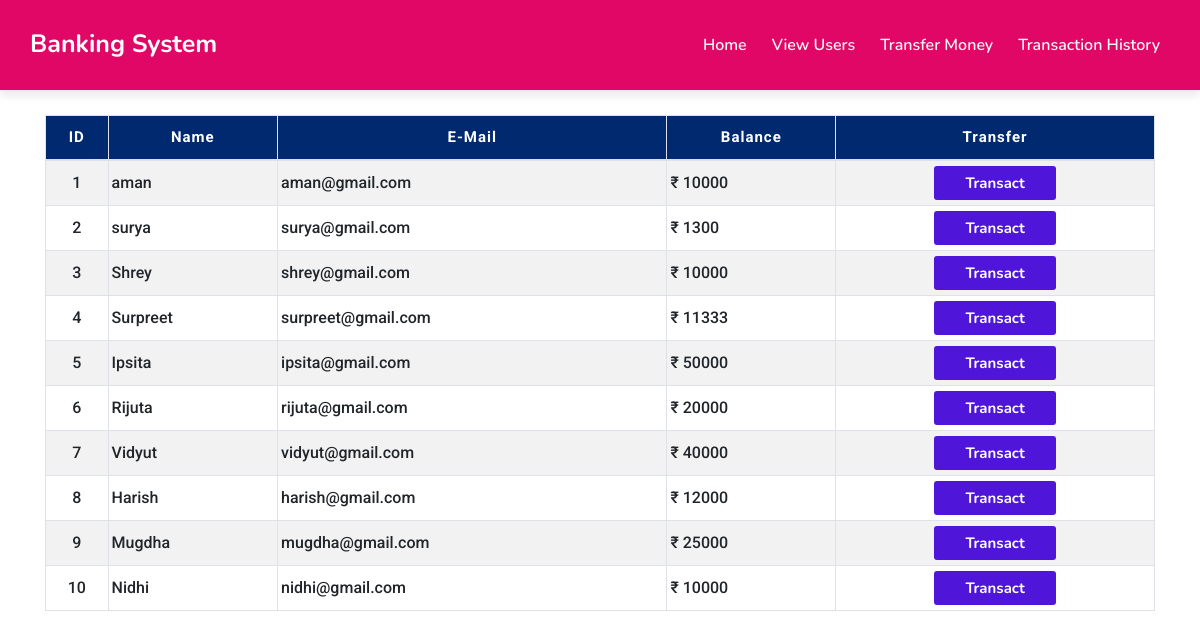
Before: /transfer.php with the older database file.
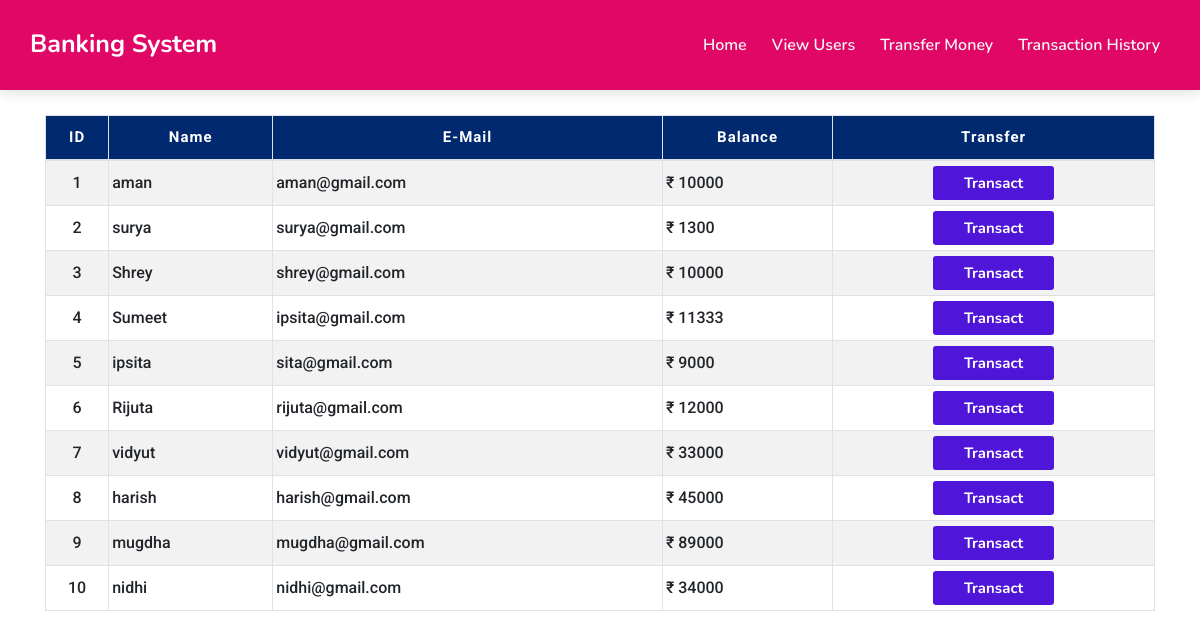
After: the same page with the newer database file.
### tables this page shows
CREATE TABLE `users` (
  `id` int(3) NOT NULL,
  `name` text NOT NULL,
  `email` varchar(30) NOT NULL,
  `balance` int(8) NOT NULL
);

### transfer.php (the view, shortened to what this page needs)
<!DOCTYPE html>
<html lang="en">
<head>
    <link href="https://cdnjs.cloudflare.com/ajax/libs/font-awesome/5.13.0/css/all.min.css" rel="stylesheet">
    <link rel="stylesheet" href="https://stackpath.bootstrapcdn.com/bootstrap/4.5.2/css/bootstrap.min.css">
    <link rel="stylesheet" type="text/css" href="css/style.css">
</head>
<body>
<?php
    include 'config.php';
    $sql = "SELECT id, name, email, balance FROM users";
    $result = mysqli_query($conn, $sql);
?>
<?php
  include 'navbar.php';
?>
<div class="container">
            <div class="row">
                <div class="col">
                    <div class="table-responsive-sm">
                    <table class="table table-hover table-sm table-striped table-condensed table-bordered">
                        <thead>
                            <tr>
                            <th scope="col" class="text-center py-3">ID</th>
                            <th scope="col" class="text-center py-3">Name</th>
                            <th scope="col" class="text-center py-3">E-Mail</th>
                            <th scope="col" class="text-center py-3">Balance</th>
                            <th scope="col" class="text-center py-3">Transfer</th>
                            </tr>
                        </thead>
                        <tbody>
                <?php
                    while($rows=mysqli_fetch_assoc($result)){
                ?>
                    <tr>
                        <td class="py-3 text-center"><?php echo $rows['id'] ?></td>
                        <td class="py-3"><?php echo $rows['name']?></td>
                        <td class="py-3"><?php echo $rows['email']?></td>
                        <td class="py-3">&#8377; <?php echo $rows['balance']?></td>
                        <td class="py-2 text-center"><a href="userdetails.php?id= <?php echo $rows['id'] ;?>"> <button type="button" class="btn">Transact</button></a></td>
                    </tr>
                <?php
                    }
                ?>
                </tbody>
            </table>
            </div>
        </div>
    </div>
</div>
</body>
</html>

### navbar.php (shortened to what this page needs)
<header>
        <a href="index.php" class="logo">Banking System</a>
        <nav class="navbar">
            <a href="index.php">Home</a>
            <a href="viewuser.php">View Users</a>
            <a href="transfer.php">Transfer Money</a>
            <a href="transhistory.php">Transaction History</a>
        </nav>
</header>

### css/style.css (style rules this page uses)
* { margin: 0; padding: 0; box-sizing: border-box; font-family: 'Nunito', sans-serif; text-decoration: none; outline: none; border: none; text-transform: capitalize; transition: all .2s linear; }
html { font-size: 62.5%; overflow-x: hidden; scroll-behavior: smooth; scroll-padding-top: 6rem; }
body { background: #fff; }
header { position: fixed; top: 0; left: 0; right: 0; z-index: 1000; display: flex; align-items: center; font-family: 'Nunito', sans-serif; justify-content: space-between; background-color: rgb(224 7 103); padding: 2.6rem 3rem; box-shadow: 0 .5rem 1rem rgba(31, 19, 19, 0.1); }
header .logo { font-size: 2.5rem; font-weight: bolder; text-decoration: none; color: rgb(255, 255, 255); }
header .navbar a { font-size: 1.6rem; margin-left: 2.5rem; color: rgb(248, 248, 248); font-weight: 600; text-decoration: none; }

### transfer.php (style rules this page uses)
table { font-size: 1.5rem; margin-top: 10rem; background: #fff; }
thead th { background: #012970; font-family: "Roboto", sans-serif; color: #fff; letter-spacing: 0.1rem; }
tbody td { font-family: "Roboto", sans-serif; text-transform: none; font-size: 1.6rem; font-weight: 500; }
.btn { margin-top: 0; line-height: 0; padding: 1.6rem 3rem; border-radius: 0.2em; transition: 0.2s; color: #fff; font-size: 1.5rem; font-weight: bold; background: #4f15d8; }

Changed rows visible on the page:
changed users id 4: name "Surpreet" → "Sumeet"; email "surpreet@gmail.com" → "ipsita@gmail.com"
changed users id 5: name "Ipsita" → "ipsita"; email "ipsita@gmail.com" → "sita@gmail.com"; balance "50000" → "9000"
changed users "Rijuta": balance "20000" → "12000"
changed users "vidyut@gmail.com": name "Vidyut" → "vidyut"; balance "40000" → "33000"
changed users "harish@gmail.com": name "Harish" → "harish"; balance "12000" → "45000"
changed users "mugdha@gmail.com": name "Mugdha" → "mugdha"; balance "25000" → "89000"
changed users "nidhi@gmail.com": name "Nidhi" → "nidhi"; balance "10000" → "34000"
